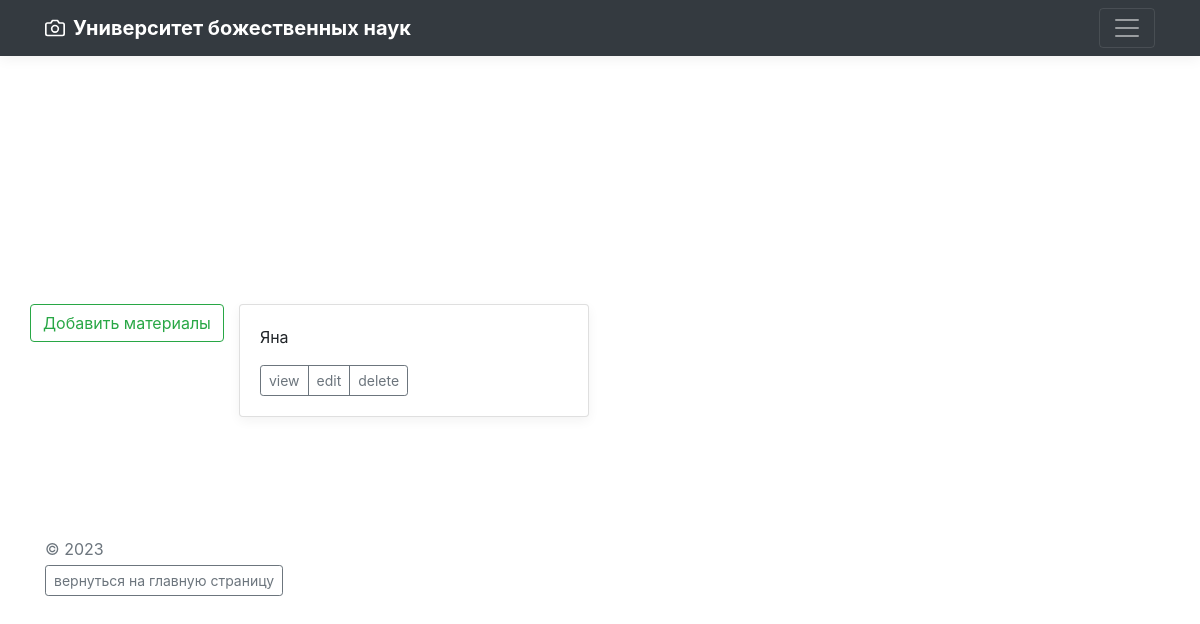
Page /material/ on the earlier database version.
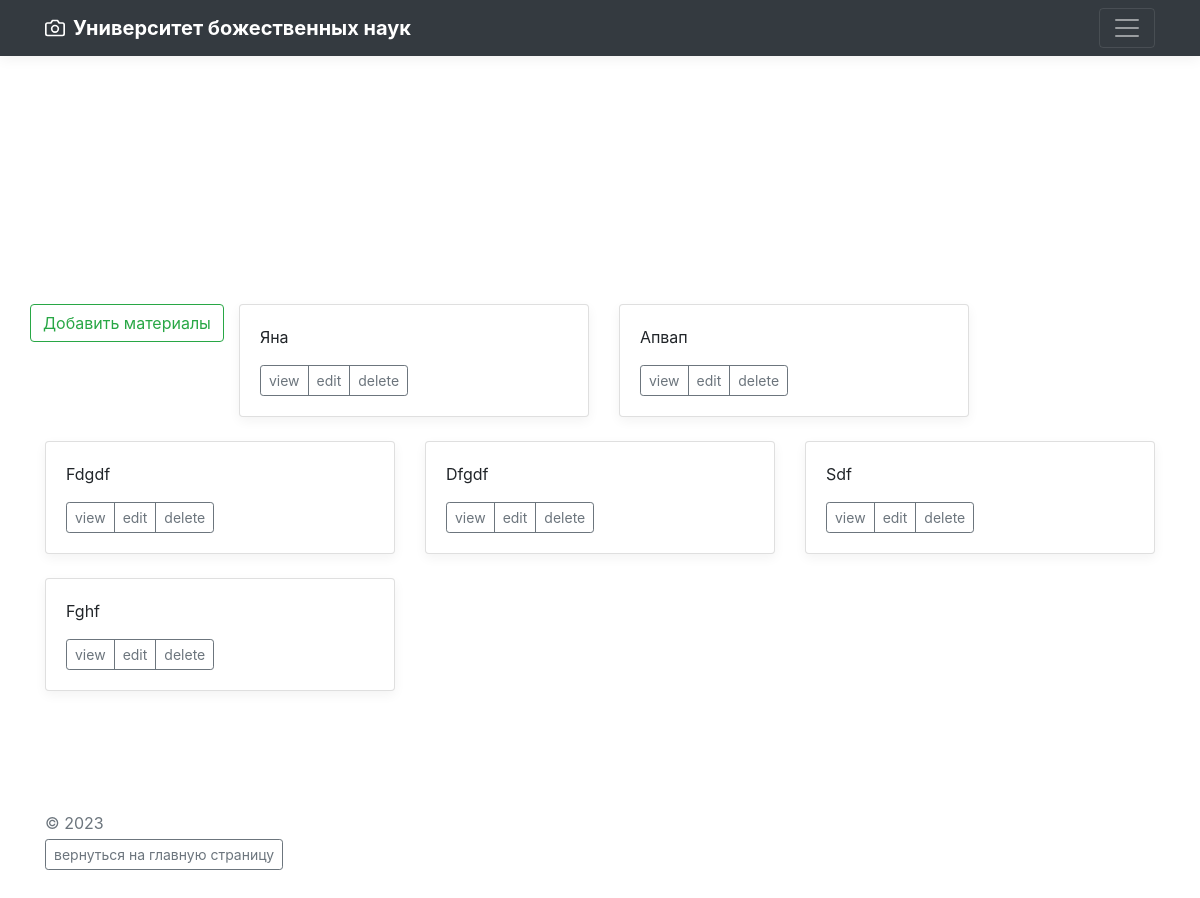
Same page on the later database version.
### material/models.py (models this page shows)
class Material(models.Model):
    title = models.CharField(max_length=100, verbose_name='название')
    body = models.TextField(verbose_name='содержимое')
    views_count = models.IntegerField(default=0, verbose_name='просмотры')
    is_published = models.BooleanField(default=True)
    slug = models.CharField(max_length=150, verbose_name='slug', null=True, blank=True)
    def __str__(self):
        return self.title
    class Meta:
        verbose_name = "материал"
        verbose_name_plural = "материалы"

### material/views.py (the view)
# urls.py: path('', MaterialListView.as_view(), name='list'),
class MaterialListView(ListView):
    model = Material
    """ добавляем фильтр показывать активные публикации"""
    def get_queryset(self, *args, **kwargs):
        queryset = super().get_queryset(*args, **kwargs)
        queryset = queryset.filter(is_published=True)
        return queryset

### material/templates/material/material_list.html
{% extends 'store/base.html' %}
{% block content%}
<div class="col-12-mb-4">
  <a class="btn btn-outline-success" href="{% url 'material:create' %}">Добавить материалы</a>
</div>
{% for object in object_list %}
  <div class="col-md-4">
    <div class="card mb-4 box-shadow">
      <div class="card-body">
        <p class="card-text">
          {{ object|title }}
        </p>
        <div class="d-flex-justify-content-between align-items-center">
          <div class="btn-group">
            <a href="{% url 'material:view' object.pk %}" type="button" class="btn btn-sm btn-outline-secondary">view</a>
            <a href="{% url 'material:edit' object.pk %}" type="button" class="btn btn-sm btn-outline-secondary">edit</a>
            <a href="{% url 'material:delete' object.pk %}" type="button" class="btn btn-sm btn-outline-secondary">delete</a>
          </div>
        </div>
      </div>
    </div>
  </div>
{% endfor %}
{% endblock %}

Differences in the rows shown:
added Material: title "Апвап"
added Material: title "Fdgdf"
added Material: title "Dfgdf"
added Material: title "Sdf"
added Material: title "Fghf"
